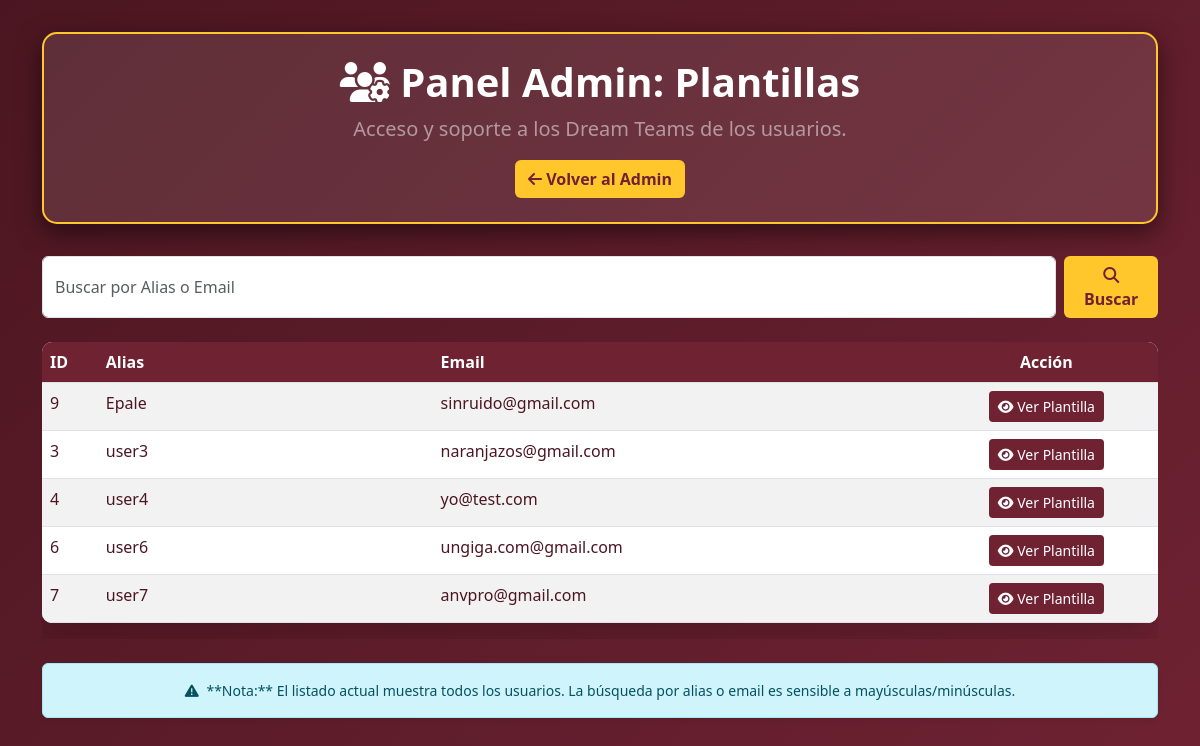
Screenshot of /admin_view_teams.php (signed in) with the database file from the repository.
### tables this page shows
CREATE TABLE `users` (
  `id` int(11) NOT NULL,
  `email` varchar(100) NOT NULL,
  `alias` varchar(50) NOT NULL,
  `password` varchar(255) NOT NULL,
  `subscription_active` datetime DEFAULT NULL,
  `reset_token` varchar(255) DEFAULT NULL,
  `security_question` varchar(255) DEFAULT NULL,
  `security_answer_hash` varchar(255) DEFAULT NULL,
  `is_admin` tinyint(1) DEFAULT 0,
  `capital` decimal(12,0) DEFAULT 60000000,
  `formacion_id` int(11) DEFAULT 1
);

### admin_view_teams.php (the view, shortened to what this page needs)
<?php
require_once 'db_connect.php';
$view_detail = isset($_GET['user_email']);
$target_email = $view_detail ? htmlspecialchars($_GET['user_email']) : '';
$target_alias = '';
$user_plantilla = [];
$error_db = '';
if ($view_detail) {
    $alias_query = "SELECT alias FROM users WHERE email = ?";
    if ($stmt = $conn->prepare($alias_query)) {
        $stmt->bind_param("s", $target_email);
        $stmt->execute();
        $alias_result = $stmt->get_result();
        if ($alias_data = $alias_result->fetch_assoc()) {
            $target_alias = htmlspecialchars($alias_data['alias']);
        } else {
            $error_db = "Usuario con email '{$target_email}' no encontrado.";
            $view_detail = false;
        }
        $stmt->close();
    } else {
        $error_db = "Error al obtener alias: " . $conn->error;
    }
    if ($target_alias && !$error_db) {
        $sql_plantilla = "SELECT
            p.name AS player_name,
            p.posicion AS player_position,
            dt.points AS current_points,
            sf.posicion AS slot_name
        FROM dream_team dt
        INNER JOIN players p ON dt.pid = p.p_id
        INNER JOIN slots_formacion sf ON dt.slot_id = sf.id
        WHERE dt.email = ?
        ORDER BY sf.id ASC";
        if ($stmt = $conn->prepare($sql_plantilla)) {
            $stmt->bind_param("s", $target_email);
            $stmt->execute();
            $user_plantilla = $stmt->get_result()->fetch_all(MYSQLI_ASSOC);
            $stmt->close();
        } else {
            $error_db = "Error al obtener la plantilla: " . $conn->error;
        }
    }
} else {
    $search_term = isset($_GET['search']) ? '%' . trim($_GET['search']) . '%' : '%';
    $search_input = isset($_GET['search']) ? htmlspecialchars(trim($_GET['search'])) : '';
    $sql_users = "SELECT id, email, alias
                  FROM users
                  WHERE alias LIKE ? OR email LIKE ?
                  ORDER BY alias ASC";
    $list_users = [];
    if ($stmt = $conn->prepare($sql_users)) {
        $stmt->bind_param("ss", $search_term, $search_term);
        $stmt->execute();
        $list_users = $stmt->get_result()->fetch_all(MYSQLI_ASSOC);
    } else {
        $error_db = "Error al listar usuarios: " . $conn->error;
    }
}
?>
<!DOCTYPE html>
<html lang="es">
<head>
    <link href="https://cdn.jsdelivr.net/npm/bootstrap@5.3.3/dist/css/bootstrap.min.css" rel="stylesheet">
    <link rel="stylesheet" href="https://cdnjs.cloudflare.com/ajax/libs/font-awesome/6.5.2/css/all.min.css">
</head>
<body>
    <div class="container">
        <header class="text-center page-header">
            <h1 class="fw-bold text-white mb-2"><i class="fas fa-users-cog text-gold"></i> Panel Admin: Plantillas</h1>
            <p class="lead text-white-50 mb-3">Acceso y soporte a los Dream Teams de los usuarios.</p>
            <a href="Home.php" class="btn bg-gold text-vinotinto fw-bold"><i class="fas fa-arrow-left"></i> Volver al Admin</a>
        </header>
        <?php if ($view_detail):  ?>
            <div class="card shadow-lg mb-4">
                <div class="card-header bg-vinotinto text-white">
                    <h4 class="mb-0">Plantilla de **<?php echo $target_alias; ?>**</h4>
                    <p class="mb-0 small text-gold"><?php echo $target_email; ?></p>
                </div>
                <div class="card-body bg-white">
                    <a href="admin_view_teams.php" class="btn btn-sm btn-outline-secondary mb-3"><i class="fas fa-chevron-left"></i> Volver al listado</a>
                    <?php if (empty($user_plantilla)): ?>
                        <div class="alert alert-warning text-center">
                            <i class="fas fa-info-circle me-2"></i> El usuario **<?php echo $target_alias; ?>** aún no tiene jugadores en su plantilla (Dream Team vacío).
                        </div>
                    <?php else: ?>
                        <div class="list-group list-group-flush">
                            <div class="player-row text-vinotinto fw-bold border-bottom">
                                <div class="player-name-col">Posición (Slot) y Jugador</div>
                                <div class="player-pos-col">Posición</div>
                                <div class="player-points-col">Puntos</div>
                            </div>
                            <?php foreach ($user_plantilla as $player):
                                $pos_text = htmlspecialchars($player['player_position'] ?? '');
                                $slot_name = htmlspecialchars($player['slot_name'] ?? '');
                                $player_name = htmlspecialchars($player['player_name'] ?? '');
                                $points = floatval($player['current_points'] ?? 0);
                                $pos_class = '';
                                switch (strtolower($pos_text)) {
                                    case 'por': $pos_class = 'bg-por'; break;
                                    case 'dfc':
                                    case 'dfi':
                                    case 'dfd': $pos_class = 'bg-dfc'; break;
                                    case 'mc':
                                    case 'mdi':
                                    case 'mdd':
                                    case 'mo': $pos_class = 'bg-mc'; break;
                                    case 'del': $pos_class = 'bg-del'; break;
                                    default: $pos_class = 'bg-secondary'; break;
                                }
                                if ($points > 0) {
                                    $score_class = 'score-good';
                                } elseif ($points < 0) {
                                    $score_class = 'score-bad';
                                } else {
                                    $score_class = 'score-neutral';
                                }
                            ?>
                            <div class="player-row">
                                <div class="player-name-col">
                                    <span class="badge <?php echo $pos_class; ?> me-2"><?php echo $slot_name; ?></span>
                                    <?php echo $player_name; ?>
                                </div>
                                <div class="player-pos-col">
                                    <span class="pos-badge <?php echo $pos_class; ?>">
                                        <?php echo $pos_text; ?>
                                    </span>
                                </div>
                                <div class="player-points-col">
                                    <span class="badge score-display <?php echo $score_class; ?>">
                                        <?php echo number_format($points, 2); ?>
                                    </span>
                                </div>
                            </div>
                            <?php endforeach; ?>
                        </div>
                    <?php endif; ?>
                </div>
            </div>
        <?php else:  ?>
            <div class="row mb-4">
                <div class="col-12">
                    <form method="GET" class="d-flex">
                        <input type="text" name="search" class="form-control me-2" placeholder="Buscar por Alias o Email" value="<?php echo $search_input; ?>">
                        <button type="submit" class="btn bg-gold text-vinotinto fw-bold"><i class="fas fa-search"></i> Buscar</button>
                    </form>
                </div>
            </div>
            <div class="table-responsive">
                <table class="table table-striped table-hover table-custom shadow-lg">
                    <thead>
                        <tr>
                            <th style="width: 5%;">ID</th>
                            <th style="width: 30%;">Alias</th>
                            <th style="width: 45%;">Email</th>
                            <th style="width: 20%;" class="text-center">Acción</th>
                        </tr>
                    </thead>
                    <tbody>
                        <?php if (!empty($list_users)): ?>
                            <?php foreach ($list_users as $user): ?>
                            <tr>
                                <td><?php echo htmlspecialchars($user['id']); ?></td>
                                <td><?php echo htmlspecialchars($user['alias']); ?></td>
                                <td><?php echo htmlspecialchars($user['email']); ?></td>
                                <td class="text-center">
                                    <a href="admin_view_teams.php?user_email=<?php echo urlencode($user['email']); ?>"
                                       class="btn btn-sm bg-vinotinto text-white">
                                        <i class="fas fa-eye"></i> Ver Plantilla
                                    </a>
                                </td>
                            </tr>
                            <?php endforeach; ?>
                        <?php else: ?>
                            <tr>
                                <td colspan="4" class="text-center text-muted">No se encontraron usuarios o managers.</td>
                            </tr>
                        <?php endif; ?>
                    </tbody>
                </table>
            </div>
            <div class="alert alert-info mt-4 shadow-sm text-center small">
                <i class="fas fa-exclamation-triangle me-1"></i> **Nota:** El listado actual muestra todos los usuarios. La búsqueda por alias o email es sensible a mayúsculas/minúsculas.
            </div>
        <?php endif; ?>
    </div>
</body>
</html>

### admin_view_teams.php (style rules this page uses)
:root { --vinotinto: #6f2232; --vinotinto-dark: #4b1621; --vinotinto-light: #8b3c4f; --gold: #ffc72c; --white: #ffffff; --grey-light: #f8f9fa; }
.text-vinotinto { color: var(--vinotinto) !important; }
.bg-vinotinto { background-color: var(--vinotinto) !important; }
.bg-gold { background-color: var(--gold) !important; }
body { font-family: 'Segoe UI', Tahoma, Geneva, Verdana, sans-serif; background: linear-gradient(135deg, var(--vinotinto-dark) 0%, var(--vinotinto) 100%); min-height: 100vh; color: var(--white); padding-bottom: 3rem; }
.container { padding-top: 2rem; }
.page-header { background: rgba(255, 255, 255, 0.1); padding: 1.5rem 1rem; border-radius: 15px; margin-bottom: 2rem; border: 2px solid var(--gold); box-shadow: 0 8px 25px rgba(0, 0, 0, 0.5); }
.table-custom { background-color: var(--white); border-radius: 10px; overflow: hidden; }
.table-custom th { background-color: var(--vinotinto); color: var(--white); font-weight: bold; }
.table-custom td { color: var(--vinotinto-dark); }
.table-custom tbody tr:nth-child(even) { background-color: var(--grey-light); }

### rows the page displays
users: id "9", alias "Epale", email "sinruido@gmail.com"
users: id "3", alias "user3", email "naranjazos@gmail.com"
users: id "4", alias "user4", email "yo@test.com"
users: id "6", alias "user6", email "ungiga.com@gmail.com"
users: id "7", alias "user7", email "anvpro@gmail.com"
